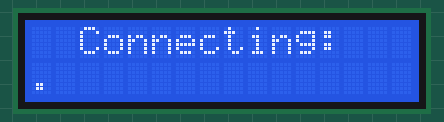
This sketch was run on a simulated ESP8266 (NodeMCU). Parts: 16×2 character LCD. WiFi joins after 1.5 s; servers stay silent unless stated; uploads are accepted with an empty reply; what the sketch prints to the serial monitor is not drawn.

Above: at 1.2 s.
At 2.2 s:
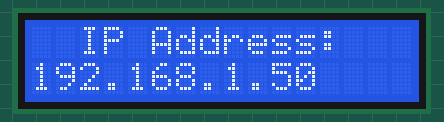
At 4.3 s:
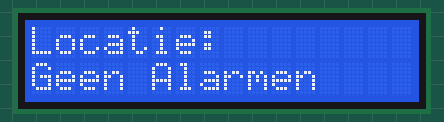

Measured:
- what the display in image 0 shows lasts 1.0 s, from 1.2 s to 2.2 s
- what the display in image 1 shows lasts 2.0 s, from 2.2 s to 4.2 s

The sketch:

LCD.ino
```cpp
#include <LiquidCrystal_I2C.h>
#include <ESP8266WiFi.h>

LiquidCrystal_I2C lcd(0x3F, 16, 2);
const char* ssid = "KeuperIOT"; //replace with your own wifi ssid
const char* password = "exPnPJ8gAPhF3Esh"; //replace with your own //wifi ssid password
const char* host = "192.168.2.14";

void setup() {
  // The begin call takes the width and height. This
  // Should match the number provided to the constructor.
  lcd.begin(16,2);
  lcd.init();

  // Turn on the backlight.
  lcd.backlight();

  // Move the cursor characters to the right and
  // zero characters down (line 1).
  lcd.setCursor(2, 0);
  lcd.print("Connecting:");
  lcd.setCursor(1, 1);

  Serial.begin(115200);
  delay(10); // We start by connecting to a WiFi network
  Serial.println();
  Serial.println(); Serial.print("Connecting to ");
  Serial.println(ssid);
  /* Explicitly set the ESP8266 to be a WiFi-client, otherwise, it by default, would try to act as both a client and an access-point and could cause network-issues with your other WiFi-devices on your WiFi-network. */
  WiFi.mode(WIFI_STA);
  WiFi.begin(ssid, password);

  int i = 0;
  while (WiFi.status() != WL_CONNECTED) { // Wait for the Wi-Fi to connect
    delay(1000);
    if (i > 20){
      lcd.setCursor(0,1);
      lcd.print(" no connection! ");
    } else {
      lcd.setCursor(i, 1);
      ++i;
      lcd.print(".");
    }
  }
  lcd.setCursor(2, 0);
  lcd.print("IP Address:");
  lcd.setCursor(0,1);
  lcd.print(WiFi.localIP());


  //Clear LCD Screen
  delay(2000);
  lcd.clear();
  lcd.setCursor(0,1);
  lcd.print("Geen Alarmen");
  lcd.setCursor(0,0);
  lcd.print("Locatie:        ");


}
void loop() {
  delay(1000);
  WiFiClient client;
  const int httpPort = 8000;

  int i = 0;
  while (WiFi.status() != WL_CONNECTED) { // Wait for the Wi-Fi to connect
    delay(1000);
    if (i > 20){
      lcd.setCursor(0,1);
      lcd.print(" no connection! ");
    } else {
      lcd.setCursor(i, 1);
      ++i;
      lcd.print(".");
    }
  }
  if (!client.connect(host, httpPort)) {
    Serial.println("connection failed");
    return;
  }
  // We now create a URI for the request
  //this url contains the informtation we want to send to the server
  //if esp8266 only requests the website, the url is empty
  String url = "/alarmen";
  /* url += "?param1=";
    url += param1;
    url += "?param2=";
    url += param2;
  */
  Serial.print("Requesting URL: ");
  Serial.println(url); // This will send the request to the server
  client.print(String("GET ") + url + " HTTP/1.1\r\n" + "Host: " + host + "\r\n" + "Connection: close\r\n\r\n");
  unsigned long timeout = millis();
  while (client.available() == 0) {
    if (millis() - timeout > 2000)
    { Serial.println(">>> Client Timeout !");
      client.stop(); return;
    }
  } // Read all the lines of the reply from server and print them to Serial
  while (client.available())
  {
    String ch = client.readStringUntil('\r');
    ch.trim();
    if (ch.endsWith("Huis")){
      if (ch.startsWith("Geen")){
        Serial.println("Geen Alarmen");
        lcd.setCursor(0,1);
        lcd.print("Geen Alarmen   ");
      } else {
        Serial.println(ch);
        lcd.setCursor(0,1);
        lcd.print(ch);
        lcd.print("     ");
      }
    }
  }
  Serial.println();
  Serial.println("closing connection");
}
```
